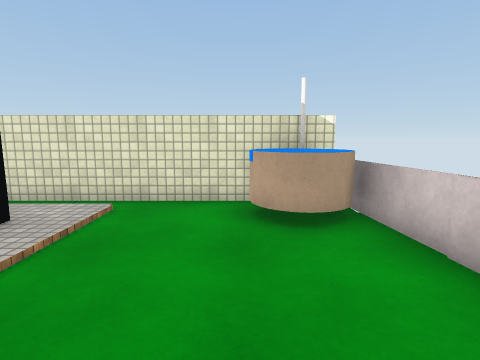
view 1 (above)

16 first-person views from a walk through a scene from a Unity 3-D project. The camera is 1.4 m above the floor, tilts 8° down and sees 80° across. The floor is counted in squares, 1 m on a side. Each view is taken from the middle of a square. On the plan, view 1 faces up. The plan holds only what a view shows up to about 14 squares ahead; the rest is blank. The place goes on beyond the plan. Surface patterns are stand-ins for the level's own textures.

view 2
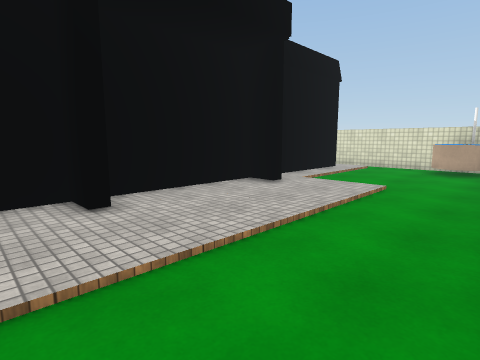

view 3
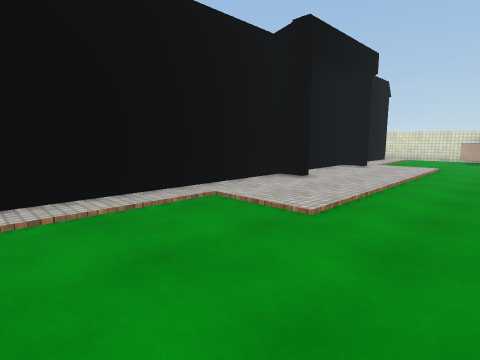

view 4
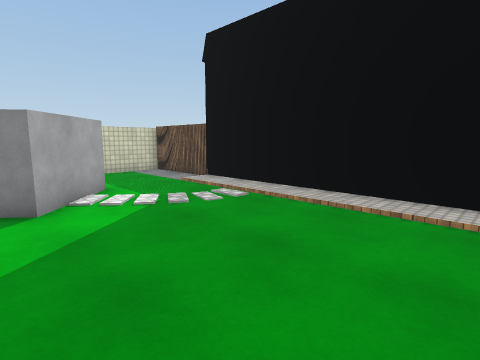

view 5
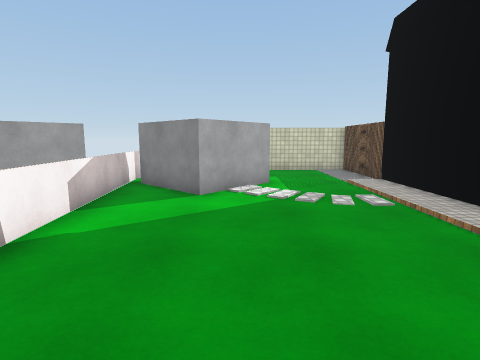

view 6
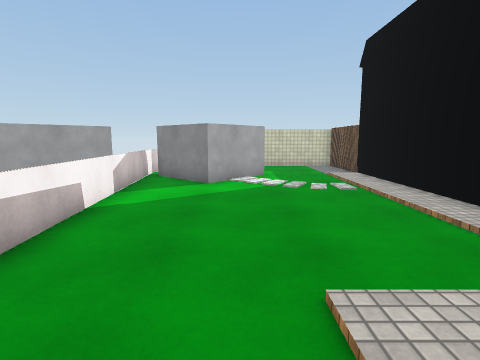

view 7
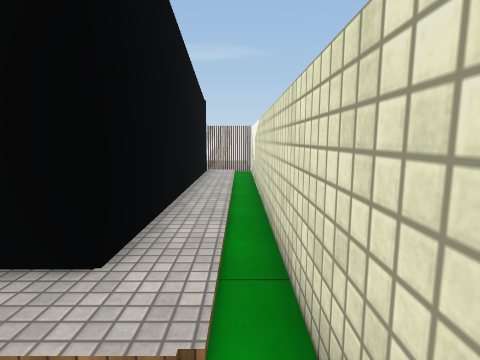

view 8
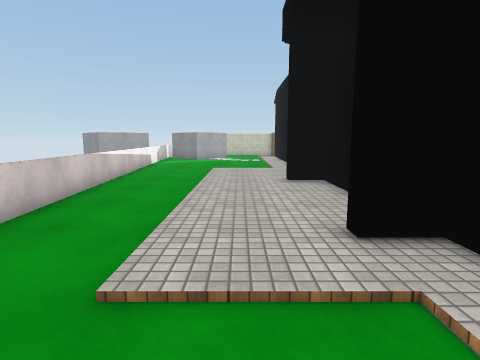

view 9
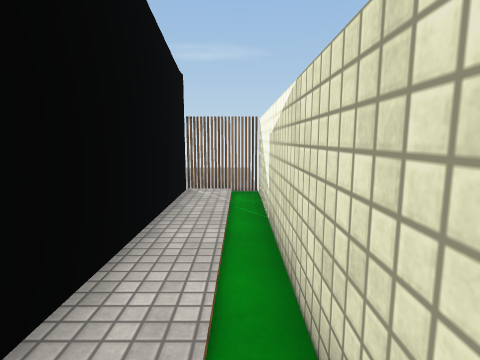

view 10
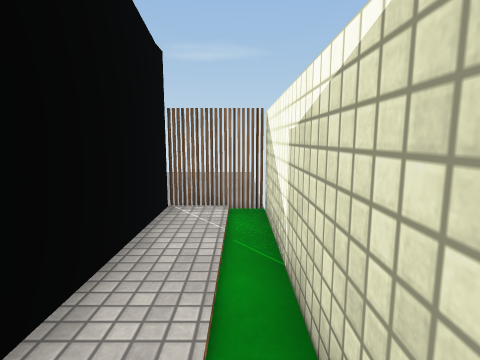

view 11
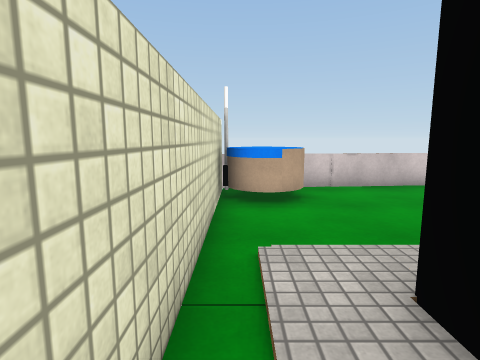

view 12
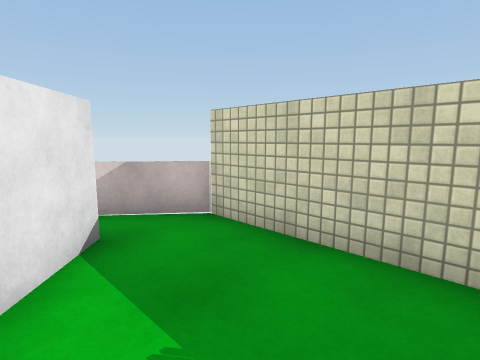

view 13
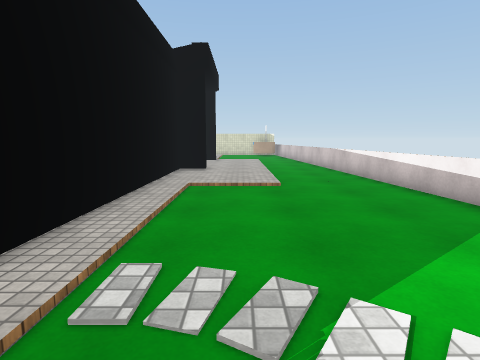

view 14
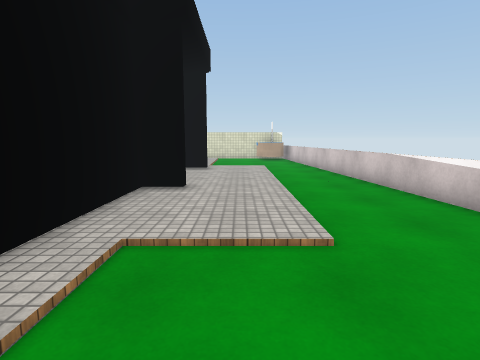

view 15
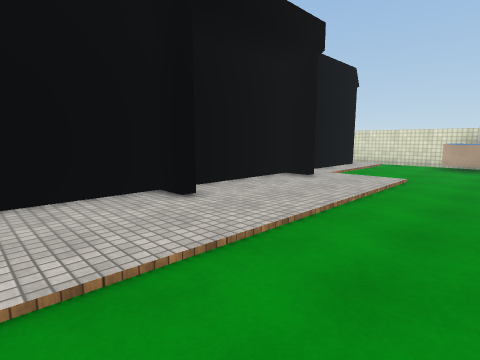

view 16
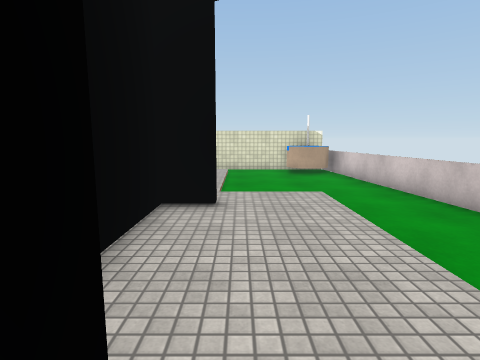

### Floor plan
Points are (right, up) in squares from view 1. A wall is a line through its corners. A room is listed if a view was taken in it or the views show most of it. See-through windows are left out.
Room 1 (views 1, 2, 3, 4, 5, 6, 7, 8, 9, 10, 11, 12, 13, 14, 15, 16)
walls: (-2.5, -1.5) (-2.5, -2) (-3.7, -2) (-3.7, -7) (-2.5, -7) (-2.5, -7.4) (-3.7, -7.4) (-3.7, -20.5); (0, -20.4) (2, -18.2) (4.2, -20.2); (-3.7, 4.5) (-3.7, 0); (-3.9, -20.6) (-3.9, -24.5) (2.3, -24.5); (2.2, 6.5) (-13.7, 6.5) (-13.7, 4.5) (-6.4, 4.5); (2.3, -22.5) (0.8, -21.1)
low walls: (4.8, -21.3) (2.2, 6.5); (2.3, -24.5) (3.6, -22.8)
ways out: gap at (-14, 5.5); gap at (-4, -22)
objects: other object (0, 5) to (2, 6)

Positions as (right, up) in squares from view 1, and headings:
1: (0, 0), facing up
2: (3, -9), facing up-left
3: (3, -16), facing up-left
4: (3, -12), facing down-left
5: (1, -11), facing down
6: (1, -9), facing down
7: (-1, 6), facing left
8: (-1, 2), facing down
9: (-6, 6), facing left
10: (-8, 6), facing left
11: (-6, 6), facing right
12: (-2, -21), facing down-right
13: (-1, -20), facing up
14: (-1, -15), facing up
15: (3, -11), facing up-left
16: (-2, -8), facing up
